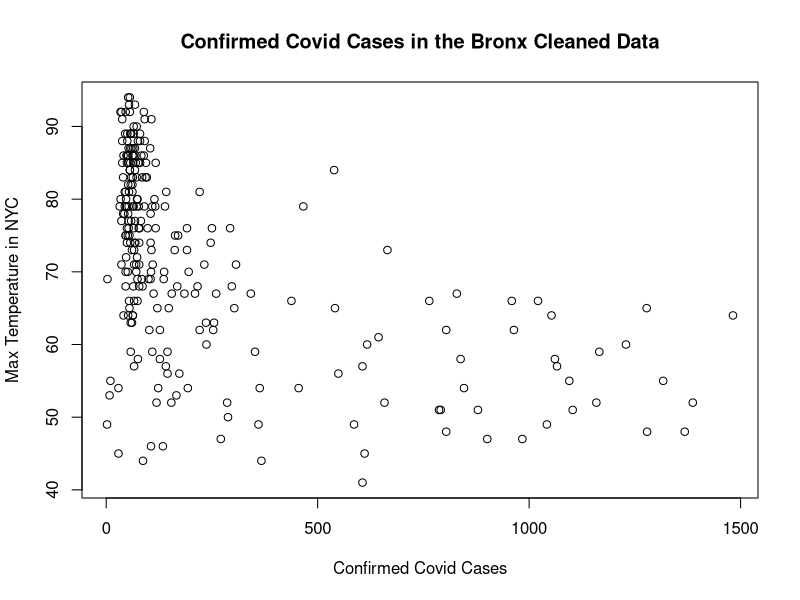
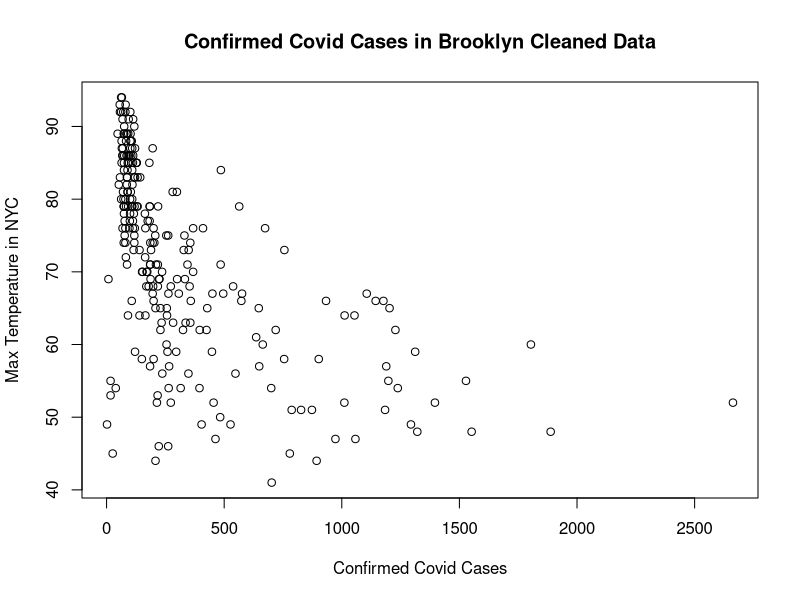
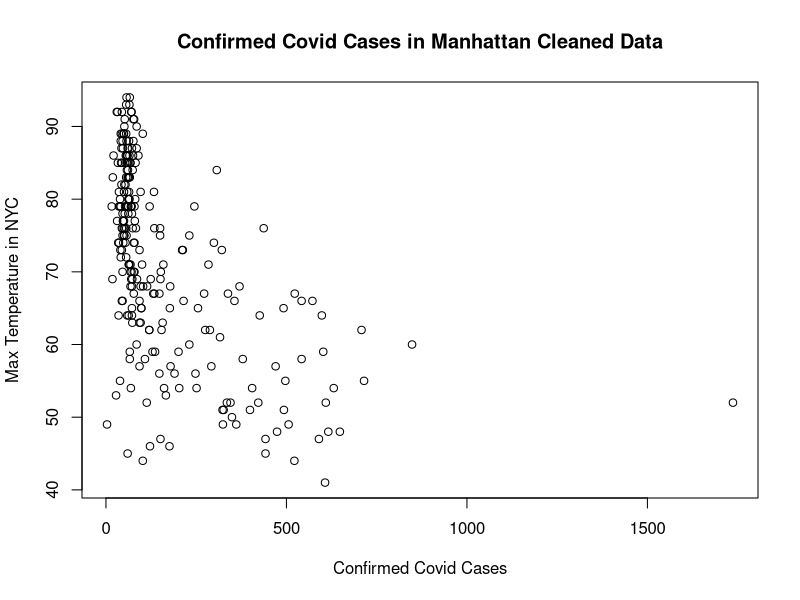
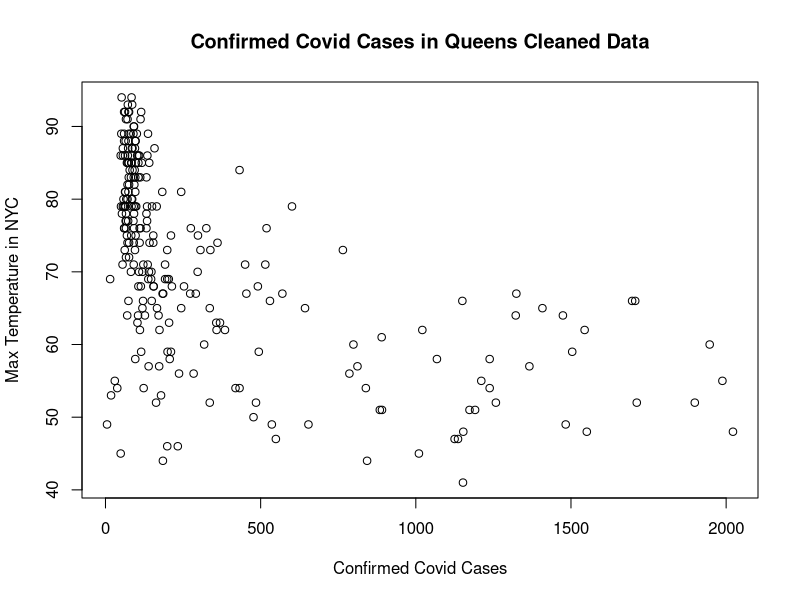
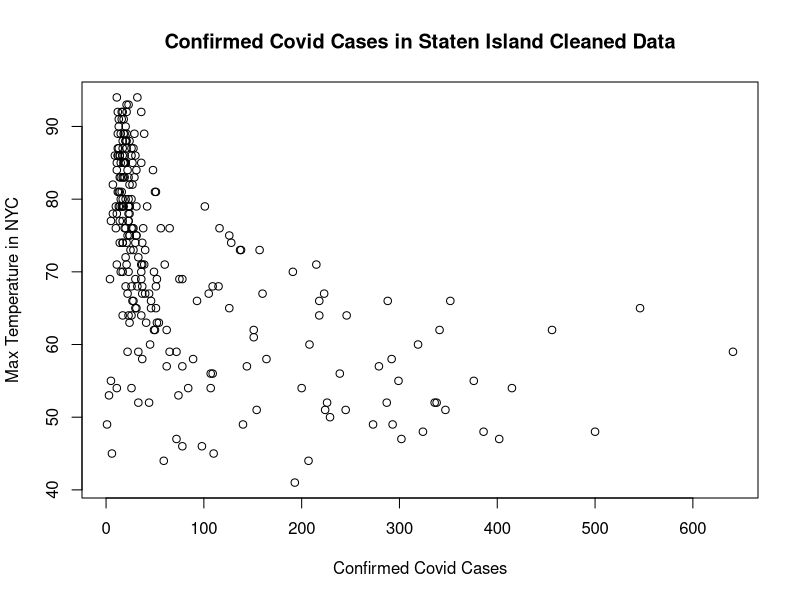

Generate these figures, in order, with R:
#MAT327, Fall 2020, Project Milestone 2, Step 7, Wella Haya 12/8/2020

#importing the cleaned up version of the US Confirmed cases of Covid-19 from John Hopkins university. For this data set we are specifically looking at the NYC Boroughs (Counties) and added information from the Weather Channel (specifically min/max temp and weather type) to see if there are any correlations between Covid-19 confirmed cases in NYC and the weather.
library(readr)
NYC <- read_csv("US Confirmed Cases With Weather updated non cumulative.csv")

#viewing the Covid-19 Data
View(NYC)

#make a subset of the Covid-19 Data that removes all zero values
NYC4 <- subset(NYC, Bronx!=0 & `Brooklyn (Kings)`!=0 & `Manhattan (New York)` !=0 & Queens !=0 & `Staten Island (Richmond)` !=0)

#viewing the cleaned up Covid-19 Data
NYC4

#make a scatterplot of the values in the Bronx column (X-Values) and the values in the Max_Temp column (Y-values) from the cleaned data
plot(NYC4$Bronx, NYC4$`Max-Temp`, xlab = "Confirmed Covid Cases", ylab = "Max Temperature in NYC", main = "Confirmed Covid Cases in the Bronx Cleaned Data")

#Compute the correlation of the values in the Bronx column (X-Values) and the values in the Max_Temp column (Y-values) from the cleaned data
cor(NYC4$Bronx, NYC4$`Max-Temp`) 

#make a scatterplot of the values in the Brooklyn (Kings) column (X-Values) and the values in the Max_Temp column (Y-values) from the cleaned data
plot(NYC4$`Brooklyn (Kings)`, NYC4$`Max-Temp`, xlab = "Confirmed Covid Cases", ylab = "Max Temperature in NYC", main = "Confirmed Covid Cases in Brooklyn Cleaned Data")

#Compute the correlation of the values in the Brooklyn (Kings) column (X-Values) and the values in the Max_Temp column (Y-values) from the cleaned data
cor(NYC4$`Brooklyn (Kings)`, NYC4$`Max-Temp`)

#make a scatterplot of the values in the Manhattan (New York) column (X-Values) and the values in the Max_Temp column (Y-values) from the cleaned data
plot(NYC4$`Manhattan (New York)`, NYC4$`Max-Temp`, xlab = "Confirmed Covid Cases", ylab = "Max Temperature in NYC", main = "Confirmed Covid Cases in Manhattan Cleaned Data")

#Compute the correlation of the values in the Manhattan (New York) column (X-Values) and the values in the Max_Temp column (Y-values) from the cleaned data
cor(NYC4$`Manhattan (New York)`, NYC4$`Max-Temp`)

#make a scatterplot of the values in the Queens column (X-Values) and the values in the Max_Temp column (Y-values) from the cleaned data
plot(NYC4$Queens, NYC4$`Max-Temp`, xlab = "Confirmed Covid Cases", ylab = "Max Temperature in NYC", main = "Confirmed Covid Cases in Queens Cleaned Data")

#Compute the correlation of the values in the Queens column (X-Values) and the values in the Max_Temp column (Y-values) from the cleaned data
cor(NYC4$Queens, NYC4$`Max-Temp`)

#make a scatterplot of the values in the Staten Island (Richmond) column (X-Values) and the values in the Max_Temp column (Y-values) from the cleaned data
plot(NYC4$`Staten Island (Richmond)`, NYC4$`Max-Temp`, xlab = "Confirmed Covid Cases", ylab = "Max Temperature in NYC", main = "Confirmed Covid Cases in Staten Island Cleaned Data")

#Compute the correlation of the values in the Staten Island (Richmond) column (X-Values) and the values in the Max_Temp column (Y-values) from the cleaned data
cor(NYC4$`Staten Island (Richmond)`, NYC4$`Max-Temp`)


